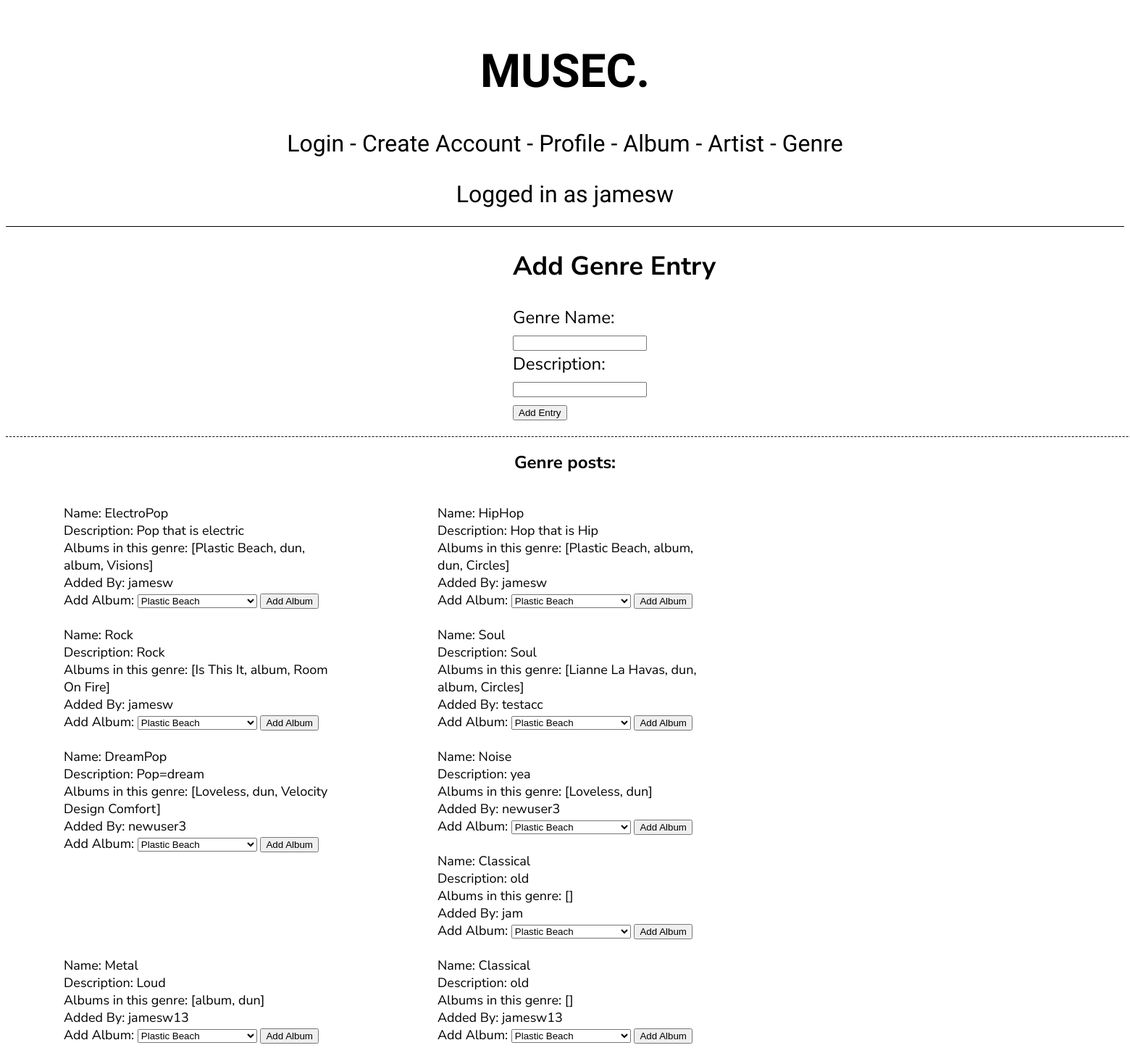
Page /genre (signed in) on the committed database.
### models.py (models this page shows, shortened)
class User(db.Model):
    __tablename__ = 'User'
    id = db.Column(db.Integer, primary_key = True)
    username = db.Column(db.String())
    password = db.Column(db.String())
    def __repr__(self):
        return self.username

class Genre(db.Model):
    __tablename__ = 'Genre'
    id = db.Column(db.Integer, primary_key = True)
    name = db.Column(db.String())
    description = db.Column(db.String())
    addedBy = db.Column(db.Integer, db.ForeignKey('User.id'))
    albums = db.relationship('Album', secondary=AlbumGenres, back_populates='genres')
    user_name = db.relationship('User', backref='Genre')

class Album(db.Model):
    __tablename__ = 'Album'
    id = db.Column(db.Integer, primary_key = True)
    name = db.Column(db.String())
    coverArt = db.Column(db.String())
    releaseDate = db.Column(db.Integer())
    addedBy = db.Column(db.Integer, db.ForeignKey('User.id'))
    artist = db.Column(db.Integer, db.ForeignKey('Artist.id'))
    genres = db.relationship('Genre', secondary=AlbumGenres, back_populates='albums')
    artistName = db.relationship('Artist', backref='Album')
    user_name = db.relationship('User', backref='Album')
    def __repr__(self):
        return self.name

### main.py (the view, shortened to what this page needs)
@app.route('/genre', methods = ['POST', 'GET'])
def genre():
    if 'logged_in' not in session:
        return redirect(url_for('create_account'))
    elif 'logged_in' in session:
        user_info = session['logged_in']
        user_id = user_info
        username = models.User.query.filter_by(id=user_id).first_or_404()
    form = SelectAlbum()
    albums = models.Album.query.all()
    form.albums.choices = [(album.id, album.name) for album in albums]
    allGenres = models.Genre.query.all()
    return render_template('genre.html', username=username, allGenres=allGenres, form=form)

### main.py
class SelectAlbum(FlaskForm):
    albums = SelectField('Album', validators=[DataRequired()], coerce=int)

### templates/genre.html (shortened to what this page needs)
{% include 'header.html'%}
<div id='add_entry'>
    <h2>Add Genre Entry</h2>
    <form action='/genre' method='POST' enctype="multipart/form-data">
        <label for = 'genre_name'>Genre Name:</label><br>
        <input type = 'text' name='genre_name'><br>
        <label for = 'description'>Description:</label><br>
        <input type = 'text' maxlength='10' name='description'><br>
        <input type = 'submit' value = 'Add Entry'>
    </form>
</div>
<div id='post_style'>
    <h2>Genre posts: </h2><br>
    {% for genre in allGenres %}
    <div id='posts'>
        Name: {{genre.name}} <br>
        Description: {{genre.description}} <br>
        Albums in this genre: {{genre.albums}}<br>
        Added By: {{genre.user_name.username}}
        <form action='/genre' method='POST' enctype="multipart/form-data">
            Add Album:
            {{form.albums}}
            <input type = 'submit' value = 'Add Album'>
        </form><br>
    </div>
    {% endfor %}
</div>

### templates/header.html (shortened to what this page needs)
<!DOCTYPE html>
<html>
<head>
    <link rel="stylesheet" href="{{url_for('static', filename='style.css')}}">
</head>
<div id="navbar">
    <h1>MUSEC.</h1>
    <a href = '/login'>Login</a> -
    <a href = '/'>Create Account</a> -
    <a href = '/profile'>Profile</a> -
    <a href = '/album'>Album</a> -
    <a href = '/artist'>Artist</a> -
    <a href = '/genre'>Genre</a><br>
    <p id='logged_in'>{% if username %} Logged in as {{username}} {% endif %}</p>
</div>
</html>

### static/style.css (style rules this page uses)
#navbar { font-size: xx-large; font-family: 'Comfortaa'; text-align: center; padding: 10px; border-bottom: 1px solid black; }
a:link { text-decoration: none; color: black; }
#logged_in { margin-bottom: 15px; }
#add_entry { font-family: 'Nunito Sans'; font-size: x-large; margin: auto; width: 450px; padding-left: 700px; padding-right: 700px; padding-bottom: 20px; border-bottom: 1px dashed black; }
#post_style { font-family: 'Nunito Sans'; text-align: center; margin: auto; width: 100%; }
#posts { float: left; text-align: left; font-size: large; margin-left: 30px; padding-left: 50px; padding-right: 50px; width: 25%; }

### rows in the picture
User: username "jamesw"
Genre: name "ElectroPop", description "Pop that is electric", albums "[Plastic Beach, dun, album, Visions]", user_name.username "jamesw"
Genre: name "HipHop", description "Hop that is Hip", albums "[Plastic Beach, album, dun, Circles]", user_name.username "jamesw"
Genre: name "Rock", description "Rock", albums "[Is This It, album, Room On Fire]", user_name.username "jamesw"
Genre: name "Soul", description "Soul", albums "[Lianne La Havas, dun, album, Circles]", user_name.username "testacc"
Genre: name "DreamPop", description "Pop=dream", albums "[Loveless, dun, Velocity Design Comfort]", user_name.username "newuser3"
Genre: name "Noise", description "yea", albums "[Loveless, dun]", user_name.username "newuser3"
Genre: name "Classical", description "old", albums "[]", user_name.username "jam"
Genre: name "Metal", description "Loud", albums "[album, dun]", user_name.username "jamesw13"
Genre: name "Classical", description "old", albums "[]", user_name.username "jamesw13"
